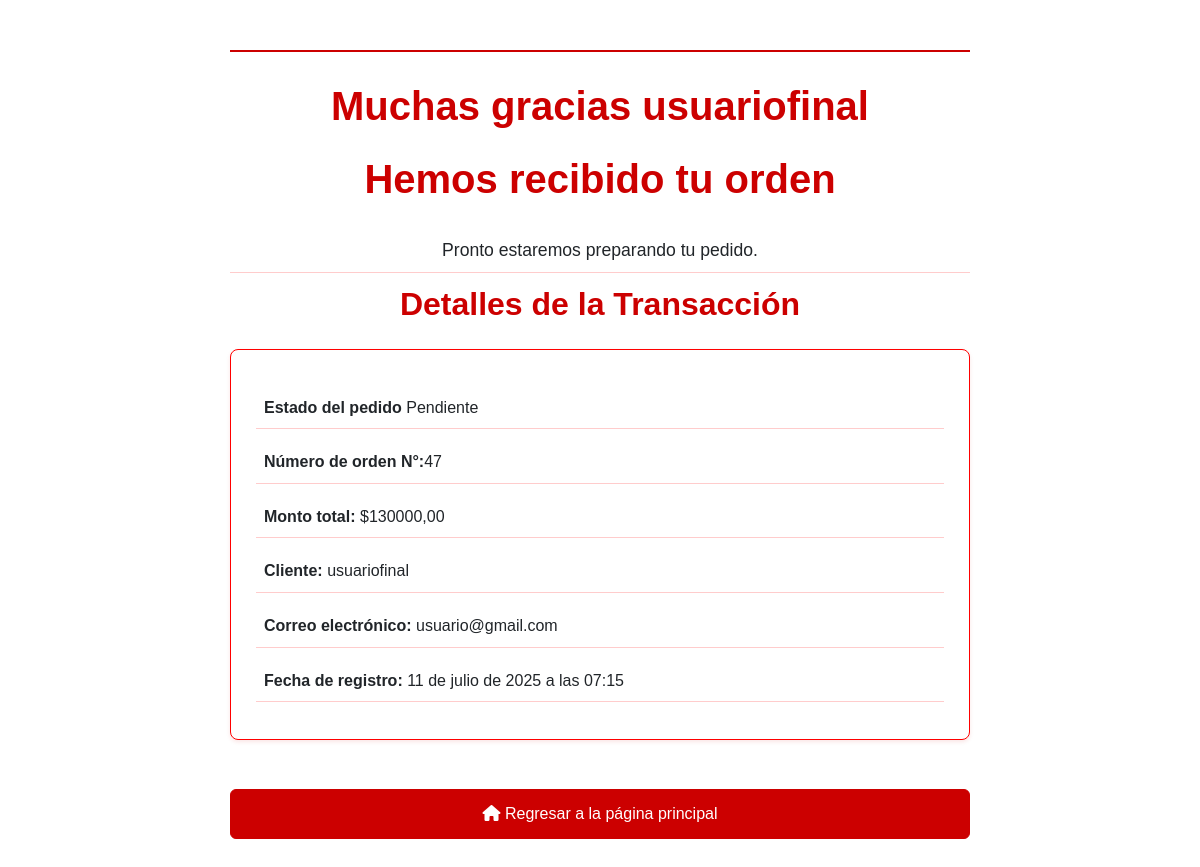
Page /resultado_pago/ on the earlier database version.
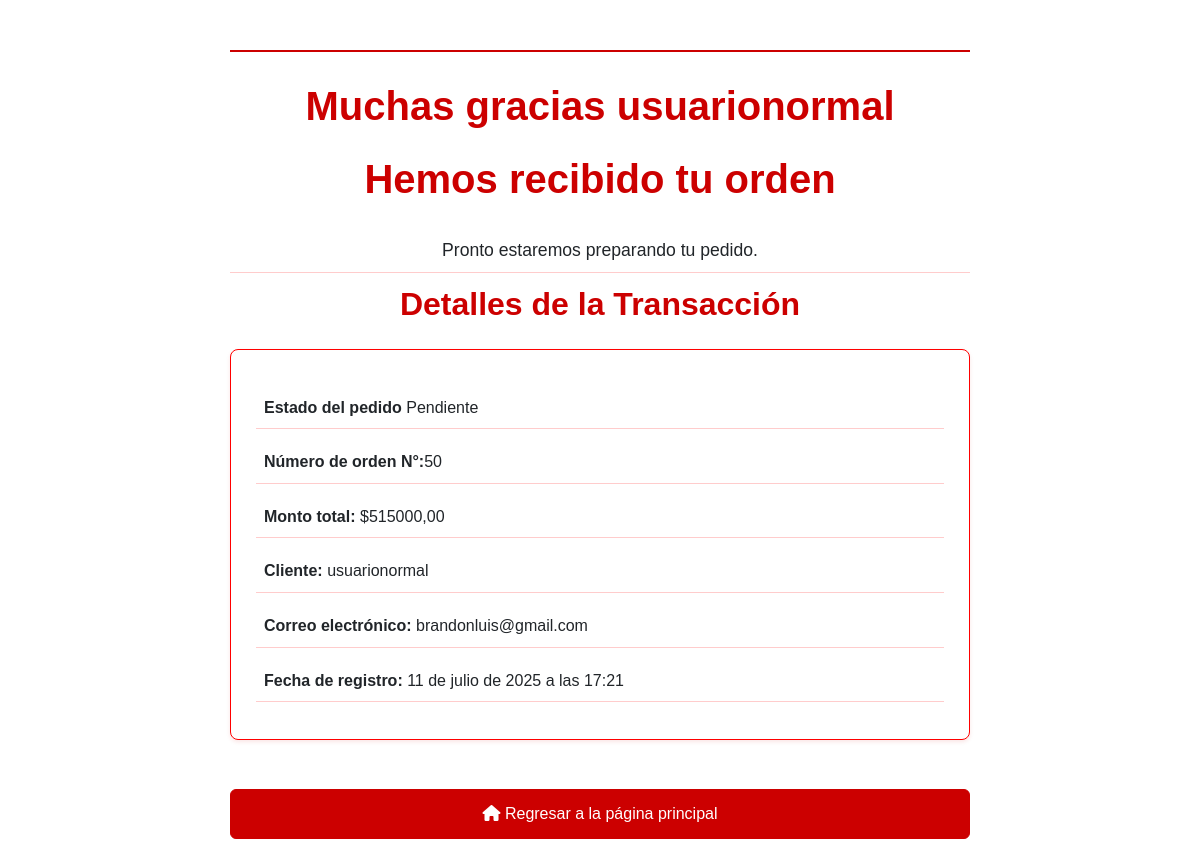
Same page on the later database version.
### store/models.py (models this page shows)
class Pedido(models.Model):
    ESTADOS = [
        ('pendiente', 'Pendiente'),
        ('confirmado', 'Confirmado'),
        ('cancelado', 'Cancelado'),
    ]
    id_pedido = models.AutoField(primary_key=True)
    fecha_pedido = models.DateTimeField(auto_now_add=True)
    monto_pedido =  models.DecimalField(max_digits=10, decimal_places=2, default=0.00)
    estado = models.CharField(max_length=20,choices=ESTADOS, default='Pendiente')
    id_usuario = models.ForeignKey(Usuario, on_delete=models.CASCADE)

class Usuario(models.Model):
    nombre_usuario =  models.CharField(max_length=100)
    correo_usuario = models.CharField(unique=True, max_length=100)
    contraseña_usuario = models.CharField(max_length=100)

### store/views.py (the view)
# urls.py: path('resultado_pago/', views.Resultado_pago, name='resultado_pago'),
def Resultado_pago(request):
    try:
        pedido = Pedido.objects.select_related('id_usuario').latest('fecha_pedido')
    except Pedido.DoesNotExist:
        pedido = None  # O redireccionar a una vista
    return render(request, 'resultado_pago.html',{"pedido":pedido})

### store/templates/resultado_pago.html (shortened to what this page needs)
<!DOCTYPE html>
{% load static %}
<html lang="es"></html>
<head>
    {% load bootstrap5 %}
    {% bootstrap_css %}
    <link rel="stylesheet" href="{% static 'css/resultado_pago-1.css' %}">
    <link rel="stylesheet" href="https://cdnjs.cloudflare.com/ajax/libs/font-awesome/6.6.0/css/all.min.css"
 />
</head>
<body>
    <div class="confirmation-header"></div>
        <h1>Muchas gracias {{ pedido.id_usuario.nombre_usuario }}</h1>
        <h1>Hemos recibido tu orden</h1>
    <p style="text-align: center; font-size: 1.1rem;">Pronto estaremos preparando tu pedido.</p>
    <h2>Detalles de la Transacción</h2>
    <div class="order-details">
        <p><strong>Estado del pedido</strong> {{ pedido.estado }}</p>
        <p><strong>Número de orden N°:</strong>{{ pedido.id_pedido }} </p>
        <p><strong>Monto total:</strong> ${{ pedido.monto_pedido }}</p>
        <p><strong>Cliente:</strong> {{ pedido.id_usuario.nombre_usuario }}</p>
        <p><strong>Correo electrónico:</strong> {{ pedido.id_usuario.correo_usuario }}</p>
        <p><strong>Fecha de registro:</strong> {{ pedido.fecha_pedido }}</p>
    </div>
    <a href="{% url 'home' %}" class="btn btn-primary w-100 mt-4">
        <i class="fas fa-home"></i> Regresar a la página principal
    </a>
</body>
</html>

Differences in the rows shown:
no longer on this page (row unchanged): Pedido: id_usuario.nombre_usuario "usuariofinal", estado "Pendiente", id_pedido "47", monto_pedido "130000,00", id_usuario.correo_usuario "usuario@gmail.com", fecha_pedido "11 de julio de 2025 a las 07:15"
added Pedido: id_usuario.nombre_usuario "usuarionormal", estado "Pendiente", id_pedido "50", monto_pedido "515000,00", id_usuario.correo_usuario "brandonluis@gmail.com", fecha_pedido "11 de julio de 2025 a las 17:21"
